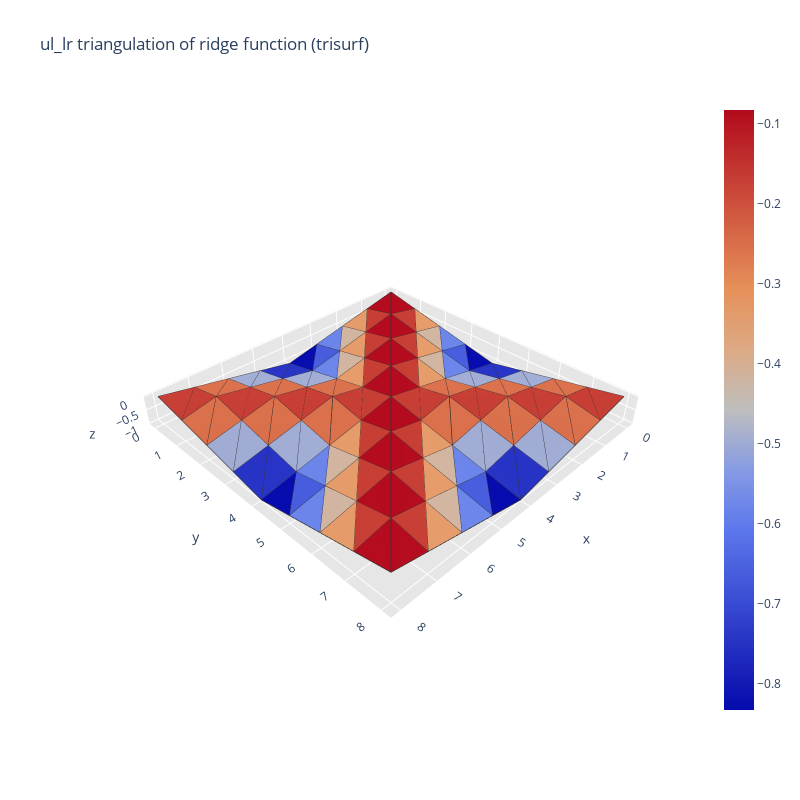
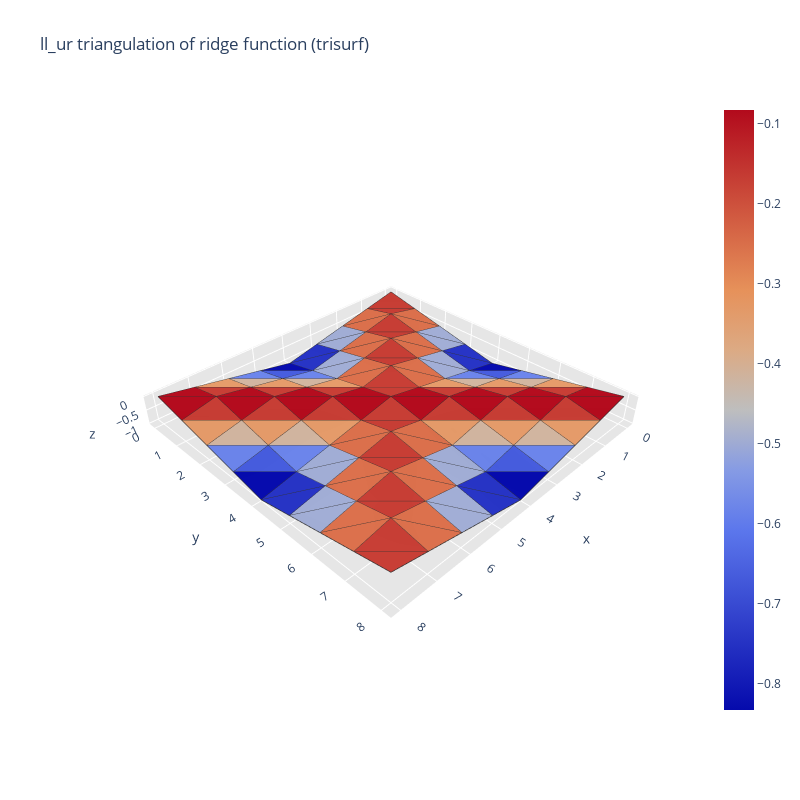
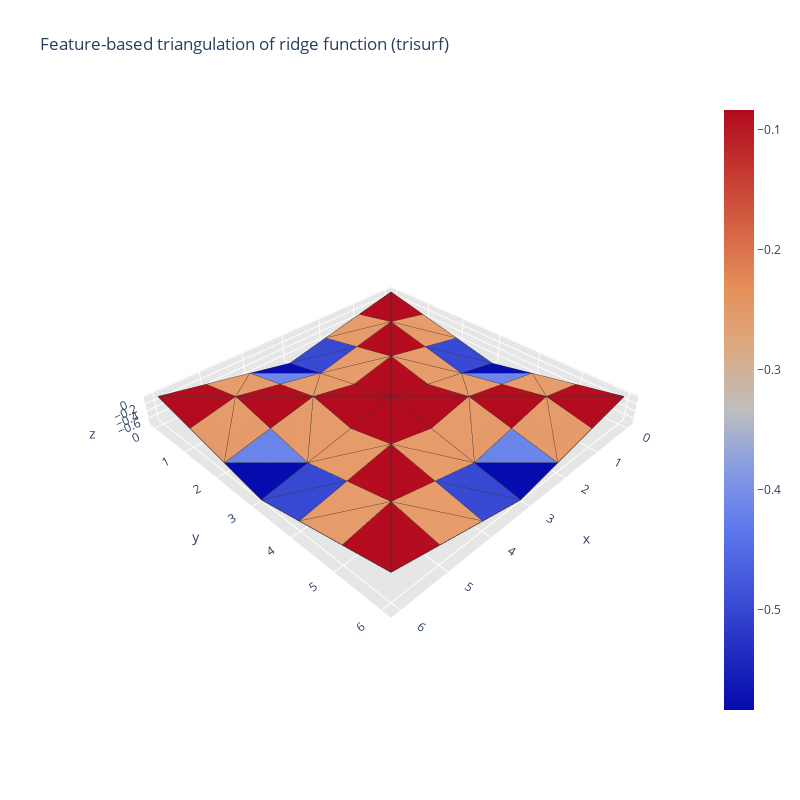

The notebook cell saved with these charts, in order:
### Code cell
def test_plot_trisurf():
    """ Test plot_trimesh() """
    
    # Feature-based plots of test function
    verts, tris = make_trimesh_fixed(DEMS["ridge"], diagonal="ul_lr")
    title = "ul_lr triangulation of ridge function (trisurf)"
    fig = plot_trisurf(verts, tris, title)
    fig.show()
    
    verts, tris = make_trimesh_fixed(DEMS["ridge"], diagonal="ll_ur")
    title = "ll_ur triangulation of ridge function (trisurf)"
    fig = plot_trisurf(verts, tris, title)
    fig.show()
    
    verts, tris = make_trimesh_feature(DEMS["ridge"])
    title = "Feature-based triangulation of ridge function (trisurf)"
    fig = plot_trisurf(verts, tris, title)
    fig.show()
    
test_plot_trisurf()

### Figure 1 — Plotly figure (JSON) as saved in the notebook; plotly's stock layout.template omitted (floating-point values rounded to 4 significant figures; data arrays with more than 128 entries replaced by an {"elided": "..."} marker saying what was removed)
{"data": [{"facecolor": ["rgb(178, 10, 28)", "rgb(178, 10, 28)", "rgb(227, 153, 104)", "rgb(197, 60, 51)", "rgb(106, 131, 233)", "rgb(207, 179, 158)", "rgb(5, 10, 172)", "rgb(69, 91, 220)", "rgb(37, 50, 195)", "rgb(37, 50, 195)", "rgb(159, 171, 211)", "rgb(159, 171, 211)", "rgb(217, 110, 74)", "rgb(217, 110, 74)", "rgb(197, 60, 51)", "rgb(197, 60, 51)", "rgb(197, 60, 51)", "rgb(227, 153, 104)", "rgb(178, 10, 28)", "rgb(178, 10, 28)", "rgb(227, 153, 104)", "rgb(197, 60, 51)", "rgb(106, 131, 233)", "rgb(207, 179, 158)", "rgb(159, 171, 211)", "rgb(159, 171, 211)", "rgb(217, 110, 74)", "rgb(217, 110, 74)", "rgb(197, 60, 51)", "rgb(197, 60, 51)", "rgb(217, 110, 74)", "rgb(217, 110, 74)", "rgb(207, 179, 158)", "rgb(106, 131, 233)", "rgb(197, 60, 51)", "rgb(227, 153, 104)", "rgb(178, 10, 28)", "rgb(178, 10, 28)", "rgb(227, 153, 104)", "rgb(197, 60, 51)", "rgb(217, 110, 74)", "rgb(217, 110, 74)", "rgb(197, 60, 51)", "rgb(197, 60, 51)", "rgb(217, 110, 74)", "rgb(217, 110, 74)", "rgb(159, 171, 211)", "rgb(159, 171, 211)", "rgb(69, 91, 220)", "rgb(5, 10, 172)", "rgb(207, 179, 158)", "rgb(106, 131, 233)", "rgb(197, 60, 51)", "rgb(227, 153, 104)", "rgb(178, 10, 28)", "rgb(178, 10, 28)", "rgb(197, 60, 51)", "rgb(197, 60, 51)", "rgb(217, 110, 74)", "rgb(217, 110, 74)", "rgb(159, 171, 211)", "rgb(159, 171, 211)", "rgb(37, 50, 195)", "rgb(37, 50, 195)", "rgb(37, 50, 195)", "rgb(37, 50, 195)", "rgb(159, 171, 211)", "rgb(159, 171, 211)", "rgb(217, 110, 74)", "rgb(217, 110, 74)", "rgb(197, 60, 51)", "rgb(197, 60, 51)", "rgb(178, 10, 28)", "rgb(178, 10, 28)", "rgb(227, 153, 104)", "rgb(197, 60, 51)", "rgb(106, 131, 233)", "rgb(207, 179, 158)", "rgb(5, 10, 172)", "rgb(69, 91, 220)", "rgb(159, 171, 211)", "rgb(159, 171, 211)", "rgb(217, 110, 74)", "rgb(217, 110, 74)", "rgb(197, 60, 51)", "rgb(197, 60, 51)", "rgb(217, 110, 74)", "rgb(217, 110, 74)", "rgb(197, 60, 51)", "rgb(227, 153, 104)", "rgb(178, 10, 28)", "rgb(178, 10, 28)", "rgb(227, 153, 104)", "rgb(197, 60, 51)", "rgb(106, 131, 233)", "rgb(207, 179, 158)", "rgb(217, 110, 74)", "rgb(217, 110, 74)", "rgb(197, 60, 51)", "rgb(197, 60, 51)", "rgb(217, 110, 74)", "rgb(217, 110, 74)", "rgb(159, 171, 211)", "rgb(159, 171, 211)", "rgb(207, 179, 158)", "rgb(106, 131, 233)", "rgb(197, 60, 51)", "rgb(227, 153, 104)", "rgb(178, 10, 28)", "rgb(178, 10, 28)", "rgb(227, 153, 104)", "rgb(197, 60, 51)", "rgb(197, 60, 51)", "rgb(197, 60, 51)", "rgb(217, 110, 74)", "rgb(217, 110, 74)", "rgb(159, 171, 211)", "rgb(159, 171, 211)", "rgb(37, 50, 195)", "rgb(37, 50, 195)", "rgb(69, 91, 220)", "rgb(5, 10, 172)", "rgb(207, 179, 158)", "rgb(106, 131, 233)", "rgb(197, 60, 51)", "rgb(227, 153, 104)", "rgb(178, 10, 28)", "rgb(178, 10, 28)"], "i": [0, 10, 1, 11, 2, 12, 3, 13, 4, 14, 5, 15, 6, 16, 7, 17, 9, 19, 10, 20, 11, 21, 12, 22, 13, 23, 14, 24, 15, 25, 16, 26, 18, 28, 19, 29, 20, 30, 21, 31, 22, 32, 23, 33, 24, 34, 25, 35, 27, 37, 28, 38, 29, 39, 30, 40, 31, 41, 32, 42, 33, 43, 34, 44, 36, 46, 37, 47, 38, 48, 39, 49, 40, 50, 41, 51, 42, 52, 43, 53, 45, 55, 46, 56, 47, 57, 48, 58, 49, 59, 50, 60, 51, 61, 52, 62, 54, 64, 55, 65, 56, 66, 57, 67, 58, 68, 59, 69, 60, 70, 61, 71, 63, 73, 64, 74, 65, 75, 66, 76, 67, 77, 68, 78, 69, 79, 70, 80], "j": [1, 9, 2, 10, 3, 11, 4, 12, 5, 13, 6, 14, 7, 15, 8, 16, 10, 18, 11, 19, 12, 20, 13, 21, 14, 22, 15, 23, 16, 24, 17, 25, 19, 27, 20, 28, 21, 29, 22, 30, 23, 31, 24, 32, 25, 33, 26, 34, 28, 36, 29, 37, 30, 38, 31, 39, 32, 40, 33, 41, 34, 42, 35, 43, 37, 45, 38, 46, 39, 47, 40, 48, 41, 49, 42, 50, 43, 51, 44, 52, 46, 54, 47, 55, 48, 56, 49, 57, 50, 58, 51, 59, 52, 60, 53, 61, 55, 63, 56, 64, 57, 65, 58, 66, 59, 67, 60, 68, 61, 69, 62, 70, 64, 72, 65, 73, 66, 74, 67, 75, 68, 76, 69, 77, 70, 78, 71, 79], "k": [10, 0, 11, 1, 12, 2, 13, 3, 14, 4, 15, 5, 16, 6, 17, 7, 19, 9, 20, 10, 21, 11, 22, 12, 23, 13, 24, 14, 25, 15, 26, 16, 28, 18, 29, 19, 30, 20, 31, 21, 32, 22, 33, 23, 34, 24, 35, 25, 37, 27, 38, 28, 39, 29, 40, 30, 41, 31, 42, 32, 43, 33, 44, 34, 46, 36, 47, 37, 48, 38, 49, 39, 50, 40, 51, 41, 52, 42, 53, 43, 55, 45, 56, 46, 57, 47, 58, 48, 59, 49, 60, 50, 61, 51, 62, 52, 64, 54, 65, 55, 66, 56, 67, 57, 68, 58, 69, 59, 70, 60, 71, 61, 73, 63, 74, 64, 75, 65, 76, 66, 77, 67, 78, 68, 79, 69, 80, 70], "name": "", "type": "mesh3d", "x": [0, 1, 2, 3, 4, 5, 6, 7, 8, 0, 1, 2, 3, 4, 5, 6, 7, 8, 0, 1, 2, 3, 4, 5, 6, 7, 8, 0, 1, 2, 3, 4, 5, 6, 7, 8, 0, 1, 2, 3, 4, 5, 6, 7, 8, 0, 1, 2, 3, 4, 5, 6, 7, 8, 0, 1, 2, 3, 4, 5, 6, 7, 8, 0, 1, 2, 3, 4, 5, 6, 7, 8, 0, 1, 2, 3, 4, 5, 6, 7, 8], "y": [0, 0, 0, 0, 0, 0, 0, 0, 0, 1, 1, 1, 1, 1, 1, 1, 1, 1, 2, 2, 2, 2, 2, 2, 2, 2, 2, 3, 3, 3, 3, 3, 3, 3, 3, 3, 4, 4, 4, 4, 4, 4, 4, 4, 4, 5, 5, 5, 5, 5, 5, 5, 5, 5, 6, 6, 6, 6, 6, 6, 6, 6, 6, 7, 7, 7, 7, 7, 7, 7, 7, 7, 8, 8, 8, 8, 8, 8, 8, 8, 8], "z": [0, -0.25, -0.5, -0.75, -1, -0.75, -0.5, -0.25, 0, -0.25, 0, -0.25, -0.5, -0.75, -0.5, -0.25, 0, -0.25, -0.5, -0.25, 0, -0.25, -0.5, -0.25, 0, -0.25, -0.5, -0.75, -0.5, -0.25, 0, -0.25, 0, -0.25, -0.5, -0.75, -1, -0.75, -0.5, -0.25, 0, -0.25, -0.5, -0.75, -1, -0.75, -0.5, -0.25, 0, -0.25, 0, -0.25, -0.5, -0.75, -0.5, -0.25, 0, -0.25, -0.5, -0.25, 0, -0.25, -0.5, -0.25, 0, -0.25, -0.5, -0.75, -0.5, -0.25, 0, -0.25, 0, -0.25, -0.5, -0.75, -1, -0.75, -0.5, -0.25, 0]}, {"line": {"color": "rgb(50, 50, 50)", "width": 1.5}, "mode": "lines", "showlegend": false, "type": "scatter3d", "x": {"elided": "640 int values"}, "y": {"elided": "640 int values"}, "z": {"elided": "640 float values"}}, {"hoverinfo": "none", "marker": {"color": [-0.8333, -0.08333], "colorscale": [[0, "rgb(5, 10, 172)"], [0.1, "rgb(34, 46, 193)"], [0.2, "rgb(63, 83, 215)"], [0.3, "rgb(92, 119, 236)"], [0.4, "rgb(134, 155, 228)"], [0.5, "rgb(190, 190, 190)"], [0.6, "rgb(220, 170, 132)"], [0.7, "rgb(230, 145, 90)"], [0.8, "rgb(213, 100, 69)"], [0.9, "rgb(195, 55, 49)"], [1, "rgb(178, 10, 28)"]], "showscale": true, "size": 0.1}, "mode": "markers", "showlegend": false, "type": "scatter3d", "x": [0], "y": [0], "z": [0]}], "layout": {"height": 800, "scene": {"aspectratio": {"x": 1, "y": 1, "z": 0.1}, "camera": {}, "xaxis": {"backgroundcolor": "rgb(230, 230, 230)", "gridcolor": "rgb(255, 255, 255)", "showbackground": true, "zerolinecolor": "rgb(255, 255, 255)"}, "yaxis": {"backgroundcolor": "rgb(230, 230, 230)", "gridcolor": "rgb(255, 255, 255)", "showbackground": true, "zerolinecolor": "rgb(255, 255, 255)"}, "zaxis": {"backgroundcolor": "rgb(230, 230, 230)", "gridcolor": "rgb(255, 255, 255)", "showbackground": true, "zerolinecolor": "rgb(255, 255, 255)"}}, "title": {"text": "ul_lr triangulation of ridge function (trisurf)"}, "width": 800}}

### Figure 2 — Plotly figure (JSON) as saved in the notebook; plotly's stock layout.template omitted (floating-point values rounded to 4 significant figures; data arrays with more than 128 entries replaced by an {"elided": "..."} marker saying what was removed)
{"data": [{"facecolor": ["rgb(197, 60, 51)", "rgb(197, 60, 51)", "rgb(217, 110, 74)", "rgb(217, 110, 74)", "rgb(159, 171, 211)", "rgb(159, 171, 211)", "rgb(37, 50, 195)", "rgb(37, 50, 195)", "rgb(5, 10, 172)", "rgb(69, 91, 220)", "rgb(106, 131, 233)", "rgb(207, 179, 158)", "rgb(227, 153, 104)", "rgb(197, 60, 51)", "rgb(178, 10, 28)", "rgb(178, 10, 28)", "rgb(217, 110, 74)", "rgb(217, 110, 74)", "rgb(197, 60, 51)", "rgb(197, 60, 51)", "rgb(217, 110, 74)", "rgb(217, 110, 74)", "rgb(159, 171, 211)", "rgb(159, 171, 211)", "rgb(106, 131, 233)", "rgb(207, 179, 158)", "rgb(227, 153, 104)", "rgb(197, 60, 51)", "rgb(178, 10, 28)", "rgb(178, 10, 28)", "rgb(197, 60, 51)", "rgb(227, 153, 104)", "rgb(159, 171, 211)", "rgb(159, 171, 211)", "rgb(217, 110, 74)", "rgb(217, 110, 74)", "rgb(197, 60, 51)", "rgb(197, 60, 51)", "rgb(217, 110, 74)", "rgb(217, 110, 74)", "rgb(227, 153, 104)", "rgb(197, 60, 51)", "rgb(178, 10, 28)", "rgb(178, 10, 28)", "rgb(197, 60, 51)", "rgb(227, 153, 104)", "rgb(207, 179, 158)", "rgb(106, 131, 233)", "rgb(37, 50, 195)", "rgb(37, 50, 195)", "rgb(159, 171, 211)", "rgb(159, 171, 211)", "rgb(217, 110, 74)", "rgb(217, 110, 74)", "rgb(197, 60, 51)", "rgb(197, 60, 51)", "rgb(178, 10, 28)", "rgb(178, 10, 28)", "rgb(197, 60, 51)", "rgb(227, 153, 104)", "rgb(207, 179, 158)", "rgb(106, 131, 233)", "rgb(69, 91, 220)", "rgb(5, 10, 172)", "rgb(5, 10, 172)", "rgb(69, 91, 220)", "rgb(106, 131, 233)", "rgb(207, 179, 158)", "rgb(227, 153, 104)", "rgb(197, 60, 51)", "rgb(178, 10, 28)", "rgb(178, 10, 28)", "rgb(197, 60, 51)", "rgb(197, 60, 51)", "rgb(217, 110, 74)", "rgb(217, 110, 74)", "rgb(159, 171, 211)", "rgb(159, 171, 211)", "rgb(37, 50, 195)", "rgb(37, 50, 195)", "rgb(106, 131, 233)", "rgb(207, 179, 158)", "rgb(227, 153, 104)", "rgb(197, 60, 51)", "rgb(178, 10, 28)", "rgb(178, 10, 28)", "rgb(197, 60, 51)", "rgb(227, 153, 104)", "rgb(217, 110, 74)", "rgb(217, 110, 74)", "rgb(197, 60, 51)", "rgb(197, 60, 51)", "rgb(217, 110, 74)", "rgb(217, 110, 74)", "rgb(159, 171, 211)", "rgb(159, 171, 211)", "rgb(227, 153, 104)", "rgb(197, 60, 51)", "rgb(178, 10, 28)", "rgb(178, 10, 28)", "rgb(197, 60, 51)", "rgb(227, 153, 104)", "rgb(207, 179, 158)", "rgb(106, 131, 233)", "rgb(159, 171, 211)", "rgb(159, 171, 211)", "rgb(217, 110, 74)", "rgb(217, 110, 74)", "rgb(197, 60, 51)", "rgb(197, 60, 51)", "rgb(217, 110, 74)", "rgb(217, 110, 74)", "rgb(178, 10, 28)", "rgb(178, 10, 28)", "rgb(197, 60, 51)", "rgb(227, 153, 104)", "rgb(207, 179, 158)", "rgb(106, 131, 233)", "rgb(69, 91, 220)", "rgb(5, 10, 172)", "rgb(37, 50, 195)", "rgb(37, 50, 195)", "rgb(159, 171, 211)", "rgb(159, 171, 211)", "rgb(217, 110, 74)", "rgb(217, 110, 74)", "rgb(197, 60, 51)", "rgb(197, 60, 51)"], "i": [9, 1, 10, 2, 11, 3, 12, 4, 13, 5, 14, 6, 15, 7, 16, 8, 18, 10, 19, 11, 20, 12, 21, 13, 22, 14, 23, 15, 24, 16, 25, 17, 27, 19, 28, 20, 29, 21, 30, 22, 31, 23, 32, 24, 33, 25, 34, 26, 36, 28, 37, 29, 38, 30, 39, 31, 40, 32, 41, 33, 42, 34, 43, 35, 45, 37, 46, 38, 47, 39, 48, 40, 49, 41, 50, 42, 51, 43, 52, 44, 54, 46, 55, 47, 56, 48, 57, 49, 58, 50, 59, 51, 60, 52, 61, 53, 63, 55, 64, 56, 65, 57, 66, 58, 67, 59, 68, 60, 69, 61, 70, 62, 72, 64, 73, 65, 74, 66, 75, 67, 76, 68, 77, 69, 78, 70, 79, 71], "j": [0, 10, 1, 11, 2, 12, 3, 13, 4, 14, 5, 15, 6, 16, 7, 17, 9, 19, 10, 20, 11, 21, 12, 22, 13, 23, 14, 24, 15, 25, 16, 26, 18, 28, 19, 29, 20, 30, 21, 31, 22, 32, 23, 33, 24, 34, 25, 35, 27, 37, 28, 38, 29, 39, 30, 40, 31, 41, 32, 42, 33, 43, 34, 44, 36, 46, 37, 47, 38, 48, 39, 49, 40, 50, 41, 51, 42, 52, 43, 53, 45, 55, 46, 56, 47, 57, 48, 58, 49, 59, 50, 60, 51, 61, 52, 62, 54, 64, 55, 65, 56, 66, 57, 67, 58, 68, 59, 69, 60, 70, 61, 71, 63, 73, 64, 74, 65, 75, 66, 76, 67, 77, 68, 78, 69, 79, 70, 80], "k": [1, 9, 2, 10, 3, 11, 4, 12, 5, 13, 6, 14, 7, 15, 8, 16, 10, 18, 11, 19, 12, 20, 13, 21, 14, 22, 15, 23, 16, 24, 17, 25, 19, 27, 20, 28, 21, 29, 22, 30, 23, 31, 24, 32, 25, 33, 26, 34, 28, 36, 29, 37, 30, 38, 31, 39, 32, 40, 33, 41, 34, 42, 35, 43, 37, 45, 38, 46, 39, 47, 40, 48, 41, 49, 42, 50, 43, 51, 44, 52, 46, 54, 47, 55, 48, 56, 49, 57, 50, 58, 51, 59, 52, 60, 53, 61, 55, 63, 56, 64, 57, 65, 58, 66, 59, 67, 60, 68, 61, 69, 62, 70, 64, 72, 65, 73, 66, 74, 67, 75, 68, 76, 69, 77, 70, 78, 71, 79], "name": "", "type": "mesh3d", "x": [0, 1, 2, 3, 4, 5, 6, 7, 8, 0, 1, 2, 3, 4, 5, 6, 7, 8, 0, 1, 2, 3, 4, 5, 6, 7, 8, 0, 1, 2, 3, 4, 5, 6, 7, 8, 0, 1, 2, 3, 4, 5, 6, 7, 8, 0, 1, 2, 3, 4, 5, 6, 7, 8, 0, 1, 2, 3, 4, 5, 6, 7, 8, 0, 1, 2, 3, 4, 5, 6, 7, 8, 0, 1, 2, 3, 4, 5, 6, 7, 8], "y": [0, 0, 0, 0, 0, 0, 0, 0, 0, 1, 1, 1, 1, 1, 1, 1, 1, 1, 2, 2, 2, 2, 2, 2, 2, 2, 2, 3, 3, 3, 3, 3, 3, 3, 3, 3, 4, 4, 4, 4, 4, 4, 4, 4, 4, 5, 5, 5, 5, 5, 5, 5, 5, 5, 6, 6, 6, 6, 6, 6, 6, 6, 6, 7, 7, 7, 7, 7, 7, 7, 7, 7, 8, 8, 8, 8, 8, 8, 8, 8, 8], "z": [0, -0.25, -0.5, -0.75, -1, -0.75, -0.5, -0.25, 0, -0.25, 0, -0.25, -0.5, -0.75, -0.5, -0.25, 0, -0.25, -0.5, -0.25, 0, -0.25, -0.5, -0.25, 0, -0.25, -0.5, -0.75, -0.5, -0.25, 0, -0.25, 0, -0.25, -0.5, -0.75, -1, -0.75, -0.5, -0.25, 0, -0.25, -0.5, -0.75, -1, -0.75, -0.5, -0.25, 0, -0.25, 0, -0.25, -0.5, -0.75, -0.5, -0.25, 0, -0.25, -0.5, -0.25, 0, -0.25, -0.5, -0.25, 0, -0.25, -0.5, -0.75, -0.5, -0.25, 0, -0.25, 0, -0.25, -0.5, -0.75, -1, -0.75, -0.5, -0.25, 0]}, {"line": {"color": "rgb(50, 50, 50)", "width": 1.5}, "mode": "lines", "showlegend": false, "type": "scatter3d", "x": {"elided": "640 int values"}, "y": {"elided": "640 int values"}, "z": {"elided": "640 float values"}}, {"hoverinfo": "none", "marker": {"color": [-0.8333, -0.08333], "colorscale": [[0, "rgb(5, 10, 172)"], [0.1, "rgb(34, 46, 193)"], [0.2, "rgb(63, 83, 215)"], [0.3, "rgb(92, 119, 236)"], [0.4, "rgb(134, 155, 228)"], [0.5, "rgb(190, 190, 190)"], [0.6, "rgb(220, 170, 132)"], [0.7, "rgb(230, 145, 90)"], [0.8, "rgb(213, 100, 69)"], [0.9, "rgb(195, 55, 49)"], [1, "rgb(178, 10, 28)"]], "showscale": true, "size": 0.1}, "mode": "markers", "showlegend": false, "type": "scatter3d", "x": [0], "y": [0], "z": [0]}], "layout": {"height": 800, "scene": {"aspectratio": {"x": 1, "y": 1, "z": 0.1}, "camera": {}, "xaxis": {"backgroundcolor": "rgb(230, 230, 230)", "gridcolor": "rgb(255, 255, 255)", "showbackground": true, "zerolinecolor": "rgb(255, 255, 255)"}, "yaxis": {"backgroundcolor": "rgb(230, 230, 230)", "gridcolor": "rgb(255, 255, 255)", "showbackground": true, "zerolinecolor": "rgb(255, 255, 255)"}, "zaxis": {"backgroundcolor": "rgb(230, 230, 230)", "gridcolor": "rgb(255, 255, 255)", "showbackground": true, "zerolinecolor": "rgb(255, 255, 255)"}}, "title": {"text": "ll_ur triangulation of ridge function (trisurf)"}, "width": 800}}

### Figure 3 — Plotly figure (JSON) as saved in the notebook; plotly's stock layout.template omitted (floating-point values rounded to 4 significant figures; data arrays with more than 128 entries replaced by an {"elided": "..."} marker saying what was removed)
{"data": [{"facecolor": ["rgb(178, 10, 28)", "rgb(178, 10, 28)", "rgb(227, 153, 104)", "rgb(227, 153, 104)", "rgb(53, 71, 208)", "rgb(53, 71, 208)", "rgb(5, 10, 172)", "rgb(106, 131, 233)", "rgb(227, 153, 104)", "rgb(227, 153, 104)", "rgb(178, 10, 28)", "rgb(178, 10, 28)", "rgb(227, 153, 104)", "rgb(227, 153, 104)", "rgb(178, 10, 28)", "rgb(178, 10, 28)", "rgb(227, 153, 104)", "rgb(227, 153, 104)", "rgb(227, 153, 104)", "rgb(227, 153, 104)", "rgb(178, 10, 28)", "rgb(178, 10, 28)", "rgb(227, 153, 104)", "rgb(227, 153, 104)", "rgb(53, 71, 208)", "rgb(53, 71, 208)", "rgb(227, 153, 104)", "rgb(227, 153, 104)", "rgb(178, 10, 28)", "rgb(178, 10, 28)", "rgb(178, 10, 28)", "rgb(178, 10, 28)", "rgb(227, 153, 104)", "rgb(227, 153, 104)", "rgb(106, 131, 233)", "rgb(5, 10, 172)", "rgb(5, 10, 172)", "rgb(106, 131, 233)", "rgb(227, 153, 104)", "rgb(227, 153, 104)", "rgb(178, 10, 28)", "rgb(178, 10, 28)", "rgb(178, 10, 28)", "rgb(178, 10, 28)", "rgb(227, 153, 104)", "rgb(227, 153, 104)", "rgb(53, 71, 208)", "rgb(53, 71, 208)", "rgb(227, 153, 104)", "rgb(227, 153, 104)", "rgb(178, 10, 28)", "rgb(178, 10, 28)", "rgb(227, 153, 104)", "rgb(227, 153, 104)", "rgb(227, 153, 104)", "rgb(227, 153, 104)", "rgb(178, 10, 28)", "rgb(178, 10, 28)", "rgb(227, 153, 104)", "rgb(227, 153, 104)", "rgb(178, 10, 28)", "rgb(178, 10, 28)", "rgb(227, 153, 104)", "rgb(227, 153, 104)", "rgb(106, 131, 233)", "rgb(5, 10, 172)", "rgb(53, 71, 208)", "rgb(53, 71, 208)", "rgb(227, 153, 104)", "rgb(227, 153, 104)", "rgb(178, 10, 28)", "rgb(178, 10, 28)"], "i": [0, 8, 8, 2, 9, 3, 10, 4, 4, 12, 12, 6, 14, 8, 8, 16, 16, 10, 10, 18, 18, 12, 12, 20, 21, 15, 22, 16, 16, 24, 24, 18, 18, 26, 26, 20, 28, 22, 22, 30, 30, 24, 24, 32, 32, 26, 33, 27, 28, 36, 36, 30, 30, 38, 38, 32, 32, 40, 40, 34, 42, 36, 36, 44, 44, 38, 45, 39, 46, 40, 40, 48], "j": [1, 7, 1, 9, 2, 10, 3, 11, 5, 11, 5, 13, 7, 15, 9, 15, 9, 17, 11, 17, 11, 19, 13, 19, 14, 22, 15, 23, 17, 23, 17, 25, 19, 25, 19, 27, 21, 29, 23, 29, 23, 31, 25, 31, 25, 33, 26, 34, 29, 35, 29, 37, 31, 37, 31, 39, 33, 39, 33, 41, 35, 43, 37, 43, 37, 45, 38, 46, 39, 47, 41, 47], "k": [8, 0, 2, 8, 3, 9, 4, 10, 12, 4, 6, 12, 8, 14, 16, 8, 10, 16, 18, 10, 12, 18, 20, 12, 15, 21, 16, 22, 24, 16, 18, 24, 26, 18, 20, 26, 22, 28, 30, 22, 24, 30, 32, 24, 26, 32, 27, 33, 36, 28, 30, 36, 38, 30, 32, 38, 40, 32, 34, 40, 36, 42, 44, 36, 38, 44, 39, 45, 40, 46, 48, 40], "name": "", "type": "mesh3d", "x": [0, 1, 2, 3, 4, 5, 6, 0, 1, 2, 3, 4, 5, 6, 0, 1, 2, 3, 4, 5, 6, 0, 1, 2, 3, 4, 5, 6, 0, 1, 2, 3, 4, 5, 6, 0, 1, 2, 3, 4, 5, 6, 0, 1, 2, 3, 4, 5, 6], "y": [0, 0, 0, 0, 0, 0, 0, 1, 1, 1, 1, 1, 1, 1, 2, 2, 2, 2, 2, 2, 2, 3, 3, 3, 3, 3, 3, 3, 4, 4, 4, 4, 4, 4, 4, 5, 5, 5, 5, 5, 5, 5, 6, 6, 6, 6, 6, 6, 6], "z": [0, -0.25, -0.5, -0.75, -0.5, -0.25, 0, -0.25, 0, -0.25, -0.5, -0.25, 0, -0.25, -0.5, -0.25, 0, -0.25, 0, -0.25, -0.5, -0.75, -0.5, -0.25, 0, -0.25, -0.5, -0.75, -0.5, -0.25, 0, -0.25, 0, -0.25, -0.5, -0.25, 0, -0.25, -0.5, -0.25, 0, -0.25, 0, -0.25, -0.5, -0.75, -0.5, -0.25, 0]}, {"line": {"color": "rgb(50, 50, 50)", "width": 1.5}, "mode": "lines", "showlegend": false, "type": "scatter3d", "x": {"elided": "360 int values"}, "y": {"elided": "360 int values"}, "z": {"elided": "360 float values"}}, {"hoverinfo": "none", "marker": {"color": [-0.5833, -0.08333], "colorscale": [[0, "rgb(5, 10, 172)"], [0.1, "rgb(34, 46, 193)"], [0.2, "rgb(63, 83, 215)"], [0.3, "rgb(92, 119, 236)"], [0.4, "rgb(134, 155, 228)"], [0.5, "rgb(190, 190, 190)"], [0.6, "rgb(220, 170, 132)"], [0.7, "rgb(230, 145, 90)"], [0.8, "rgb(213, 100, 69)"], [0.9, "rgb(195, 55, 49)"], [1, "rgb(178, 10, 28)"]], "showscale": true, "size": 0.1}, "mode": "markers", "showlegend": false, "type": "scatter3d", "x": [0], "y": [0], "z": [0]}], "layout": {"height": 800, "scene": {"aspectratio": {"x": 1, "y": 1, "z": 0.1}, "camera": {}, "xaxis": {"backgroundcolor": "rgb(230, 230, 230)", "gridcolor": "rgb(255, 255, 255)", "showbackground": true, "zerolinecolor": "rgb(255, 255, 255)"}, "yaxis": {"backgroundcolor": "rgb(230, 230, 230)", "gridcolor": "rgb(255, 255, 255)", "showbackground": true, "zerolinecolor": "rgb(255, 255, 255)"}, "zaxis": {"backgroundcolor": "rgb(230, 230, 230)", "gridcolor": "rgb(255, 255, 255)", "showbackground": true, "zerolinecolor": "rgb(255, 255, 255)"}}, "title": {"text": "Feature-based triangulation of ridge function (trisurf)"}, "width": 800}}
